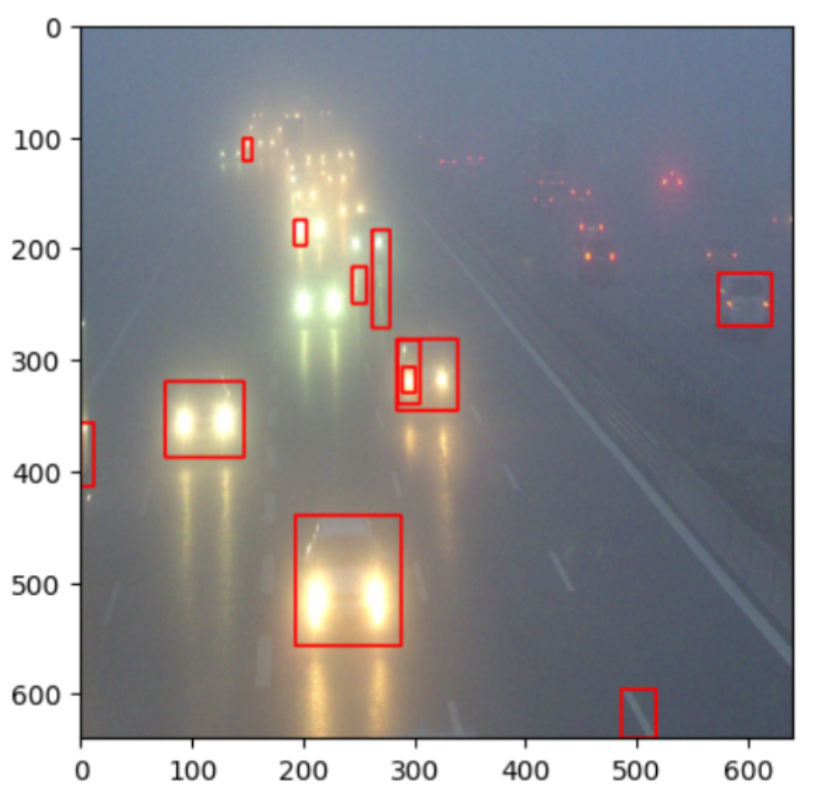
#> input picture documentations/images/Classical Detector.png, 821 x 802 px
$ python -i haze_remover.py   (imports and definitions only)   (older library calls are emulated)
#> lines starting #> are read from the running program, lines starting #| are printed output that depends on the picture
import numpy as np
import cv2
import math

class HazeRemover(object):
  def __init__(self, omega=0.95, t0=0.001, radius=7, r=60, eps=1e-4):
    self.omega = omega
    self.t0 = t0
    self.radius = radius
    self.r = r
    self.eps = eps

  def get_dark_channel(self, img: np.ndarray) -> np.ndarray:
    r, g, b = cv2.split(img)
    dc = cv2.min(cv2.min(r, g), b)
    kernel = cv2.getStructuringElement(cv2.MORPH_RECT, (self.radius, self.radius))
    dc = cv2.erode(dc, kernel)
    return dc

  def estimate_atmospheric_light(self, img: np.ndarray, dc: np.ndarray):
    [h, w] = img.shape[:2]
    img_size = h * w

    dc_vec = dc.reshape(img_size)
    img_vec = img.reshape(img_size, 3)

    num_px = int(max(math.floor(img_size * self.t0), 1))
    indices = dc_vec.argsort()
    indices = indices[-num_px::]

    atmospheric_light = np.mean(img_vec[indices, :], axis=0)
    return atmospheric_light

  def get_guided_filter(self, im, p, r, eps):
    mean_I = cv2.boxFilter(im,cv2.CV_64F,(r,r));
    mean_p = cv2.boxFilter(p, cv2.CV_64F,(r,r));
    mean_Ip = cv2.boxFilter(im*p,cv2.CV_64F,(r,r));
    cov_Ip = mean_Ip - mean_I*mean_p;

    mean_II = cv2.boxFilter(im*im,cv2.CV_64F,(r,r));
    var_I   = mean_II - mean_I*mean_I;

    a = cov_Ip/(var_I + eps);
    b = mean_p - a*mean_I;

    mean_a = cv2.boxFilter(a,cv2.CV_64F,(r,r));
    mean_b = cv2.boxFilter(b,cv2.CV_64F,(r,r));

    q = mean_a*im + mean_b;
    return q;

  def estimate_transmission(self, dark_channel, A):
    normalized_dc = dark_channel / np.max(A)
    transmission = 1 - self.omega * normalized_dc
    return np.clip(transmission, self.t0, 1)

  def refine_transmission(self, img: np.ndarray, transmission):
    gray = cv2.cvtColor(img, cv2.COLOR_RGB2GRAY)
    gray = np.float32(gray) / 255.
    transmission = self.get_guided_filter(gray, transmission, self.r, self.eps)
    return transmission

  def recover_scene_radiance(self, img: np.ndarray, transmission: np.ndarray, A: np.ndarray):
    res = np.empty(img.shape,img.dtype);
    t = cv2.max(self.t0, transmission)

    for ind in range(0,3):
        res[:,:,ind] = (img[:,:,ind] - A[ind]) / t + A[ind]

    return res

  def remove_haze(self, img: np.ndarray):
    dark_channel = self.get_dark_channel(img)
    atmospheric_light = self.estimate_atmospheric_light(img, dark_channel)
    transmission = self.refine_transmission(img, self.estimate_transmission(dark_channel, atmospheric_light))

    return self.recover_scene_radiance(img, transmission, atmospheric_light)

>>> import cv2
>>> picture = cv2.cvtColor(cv2.imread('../../../../../documentations/images/Classical Detector.png'), cv2.COLOR_BGR2RGB)
>>> result = HazeRemover().remove_haze(picture)
#> in get_dark_channel, `dc = cv2.erode(dc, kernel)`:
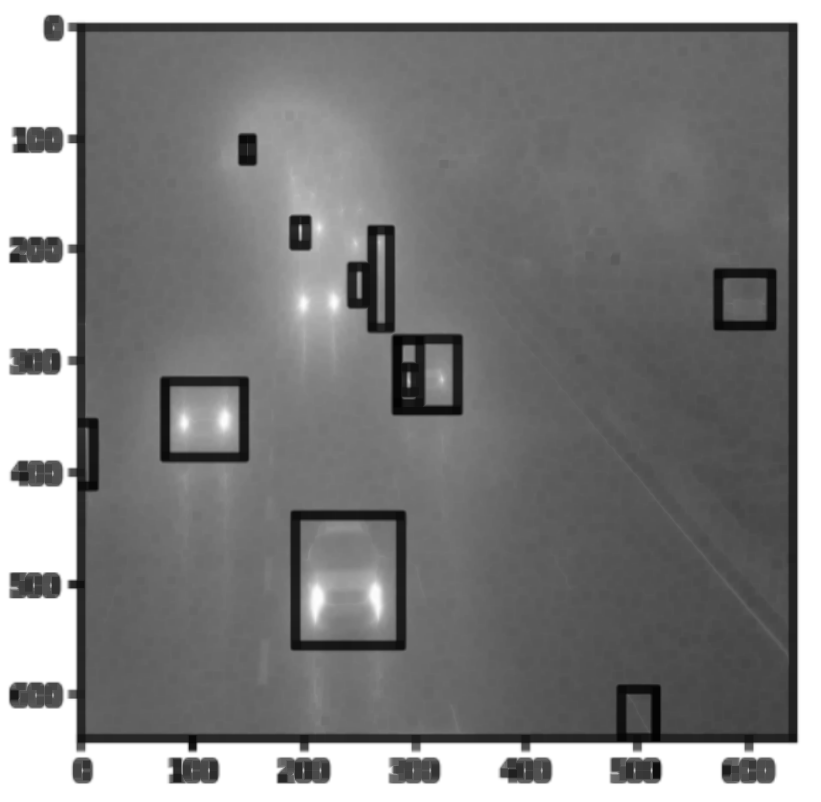
#> dc: shape (802, 821); min 2, max 255, mean 129.3
#> in estimate_atmospheric_light, `indices = indices[-num_px::]`: indices = 658 values, max 658441 at index 657, min 334133 at index 73, mean 339347
#> in estimate_atmospheric_light, `atmospheric_light = np.mean(img_vec[indices, :], axis=0)`: atmospheric_light = [255, 255, 255]
#> in get_guided_filter, `a = cov_Ip/(var_I + eps);`:
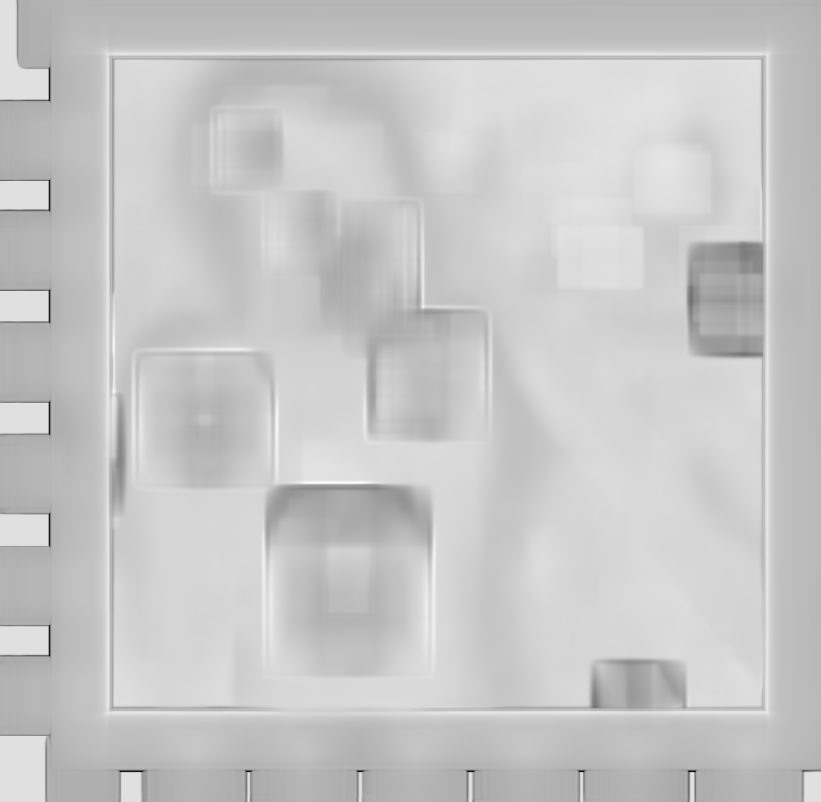
#> a: shape (802, 821) float64; min -5.98, max 0.812, mean -0.654; drawn with min black and max white
#> in get_guided_filter, `b = mean_p - a*mean_I;`:
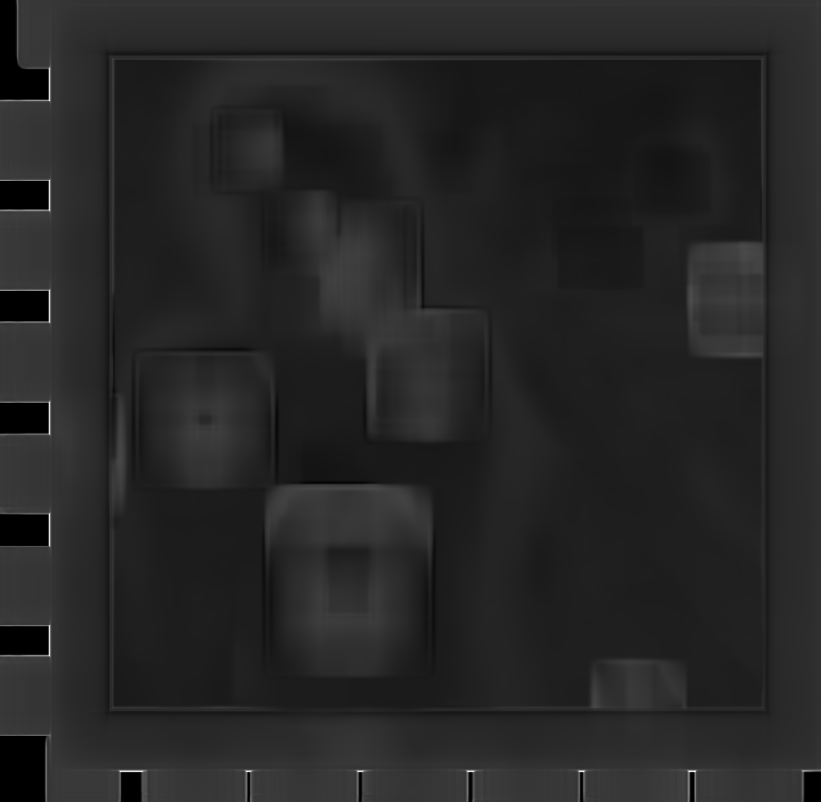
#> b: shape (802, 821) float64; min 0.05, max 6.06, mean 0.945; drawn with min black and max white
#> in get_guided_filter, `mean_a = cv2.boxFilter(a,cv2.CV_64F,(r,r));`:
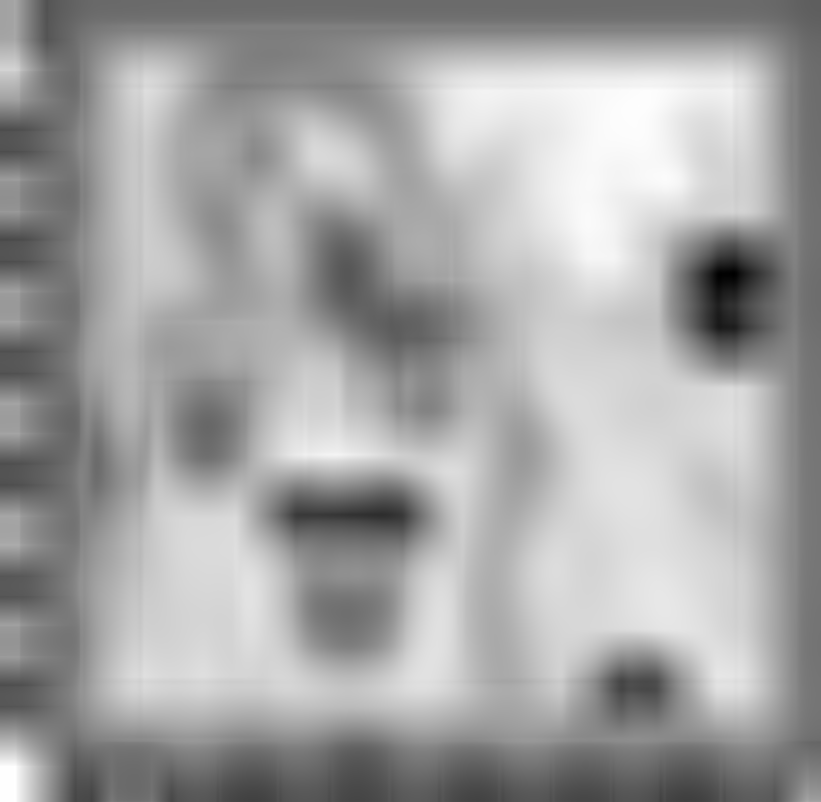
#> mean_a: shape (802, 821) float64; min -1.84, max 1.65e-13, mean -0.654; drawn with min black and max white
#> in get_guided_filter, `mean_b = cv2.boxFilter(b,cv2.CV_64F,(r,r));`:
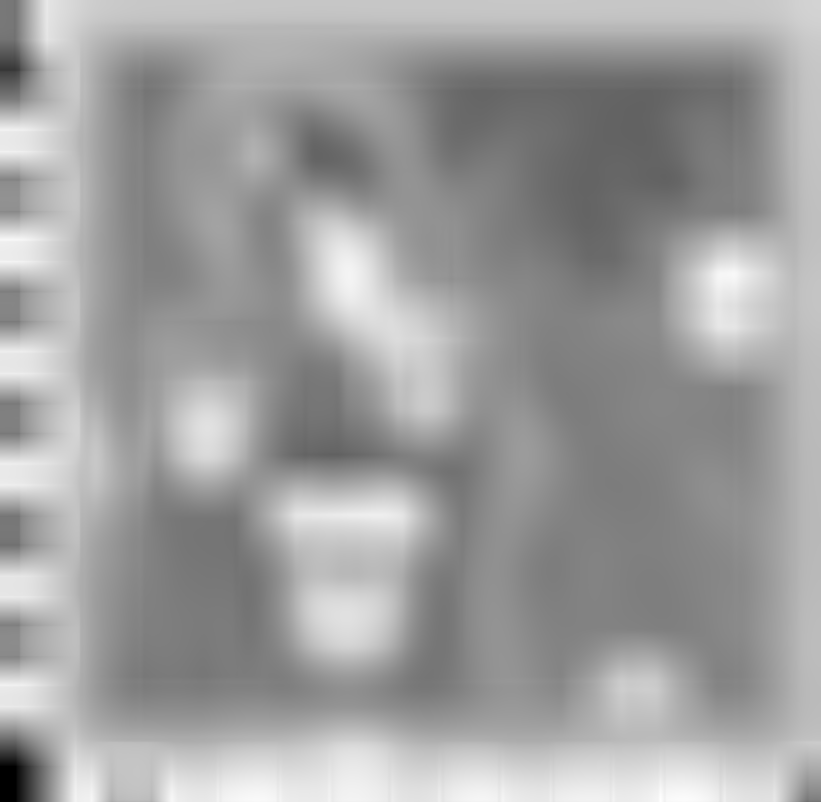
#> mean_b: shape (802, 821) float64; min 0.05, max 1.49, mean 0.945; drawn with min black and max white
#> in get_guided_filter, `q = mean_a*im + mean_b;`:
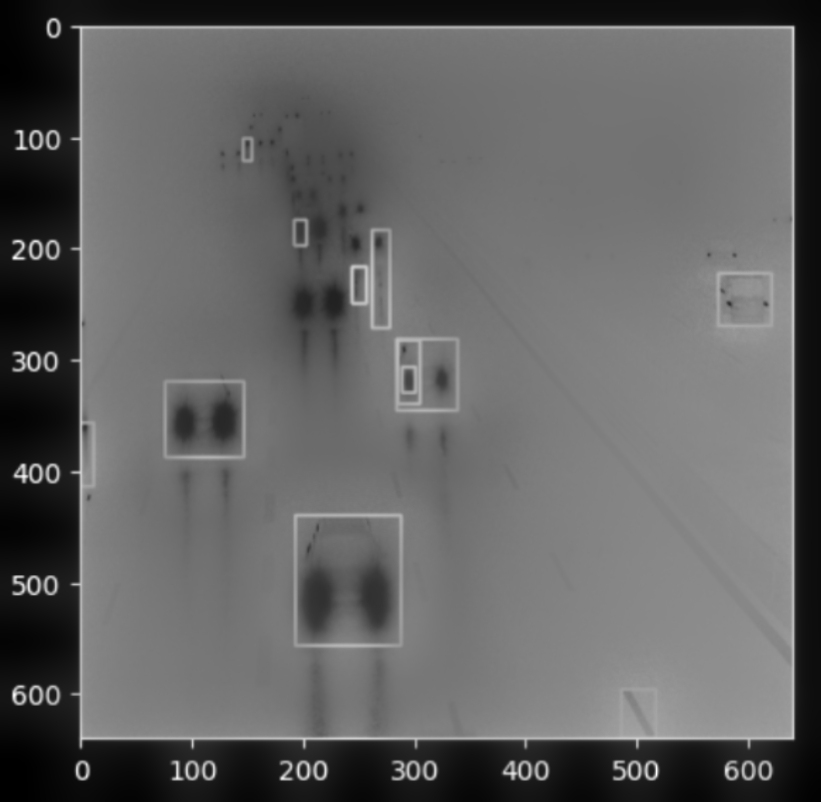
#> q: shape (802, 821) float64; min 0.05, max 1.26, mean 0.518; drawn with min black and max white
#> after the loop in recover_scene_radiance, `for ind in range(0,3):`:
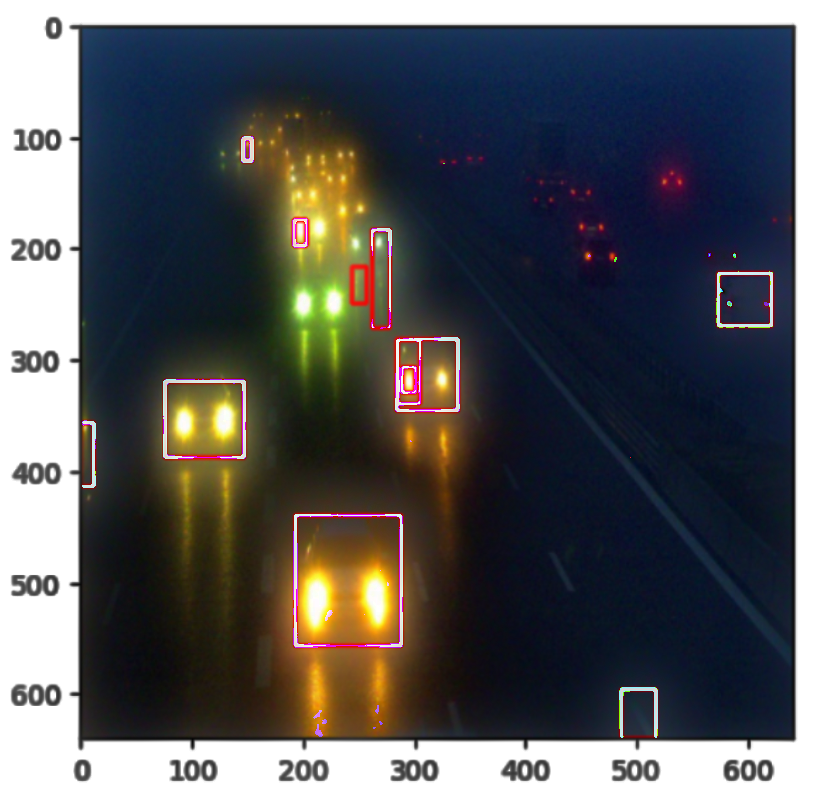
#> res: shape (802, 821, 3); mean R, G, B 86.6, 87.2, 89.8

$ run again, on documentations/images/YOLO.png
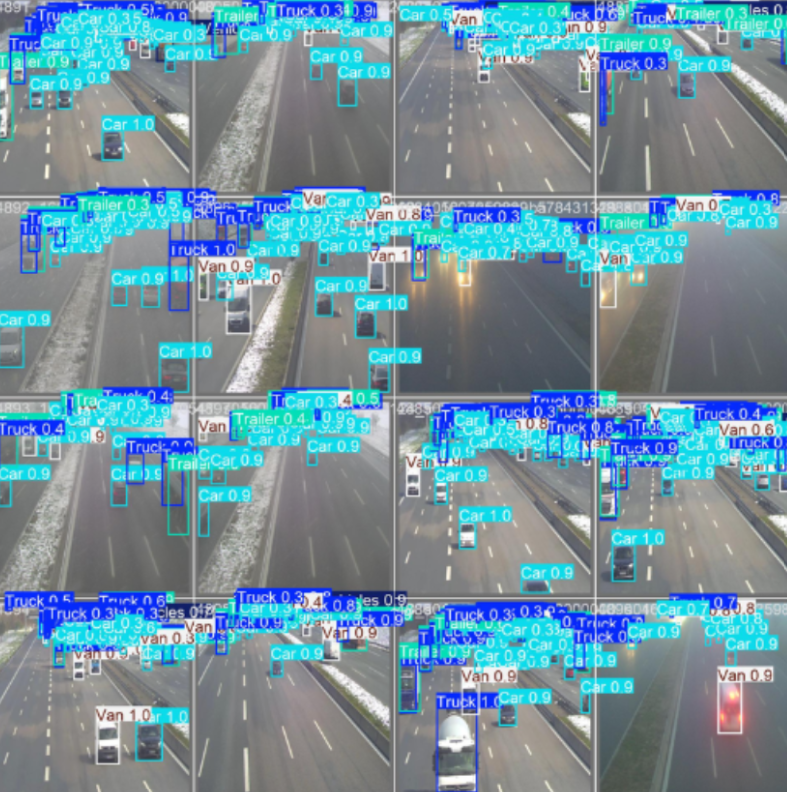
#> input picture documentations/images/YOLO.png, 787 x 792 px
#> in get_dark_channel, `dc = cv2.erode(dc, kernel)`:
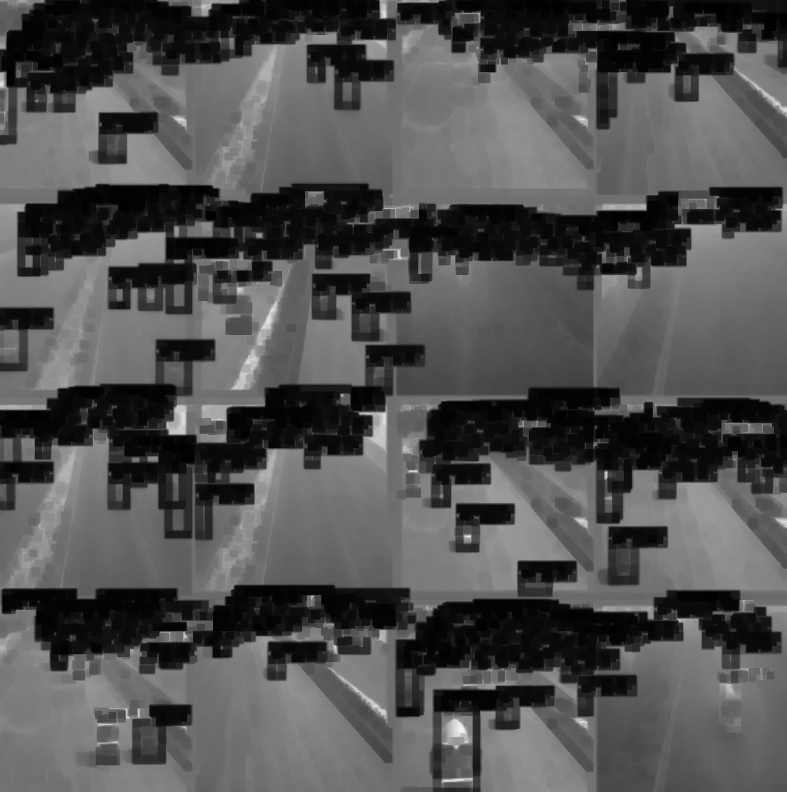
#> dc: shape (792, 787); min 0, max 246, mean 80.1
#> indices = 623 values, max 614320 at index 151, min 9039 at index 115, mean 385754.5
#> in estimate_atmospheric_light, `atmospheric_light = np.mean(img_vec[indices, :], axis=0)`: atmospheric_light = [239.2, 240.8, 242.1]
#> after the loop in recover_scene_radiance, `for ind in range(0,3):`:
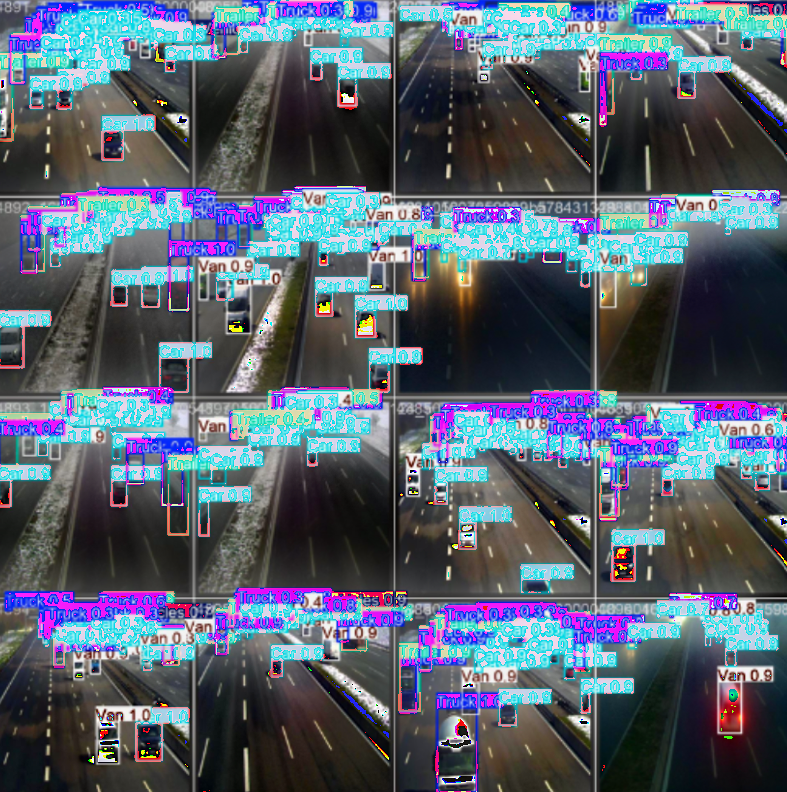
#> res: shape (792, 787, 3); mean R, G, B 86.9, 96.4, 110.8
